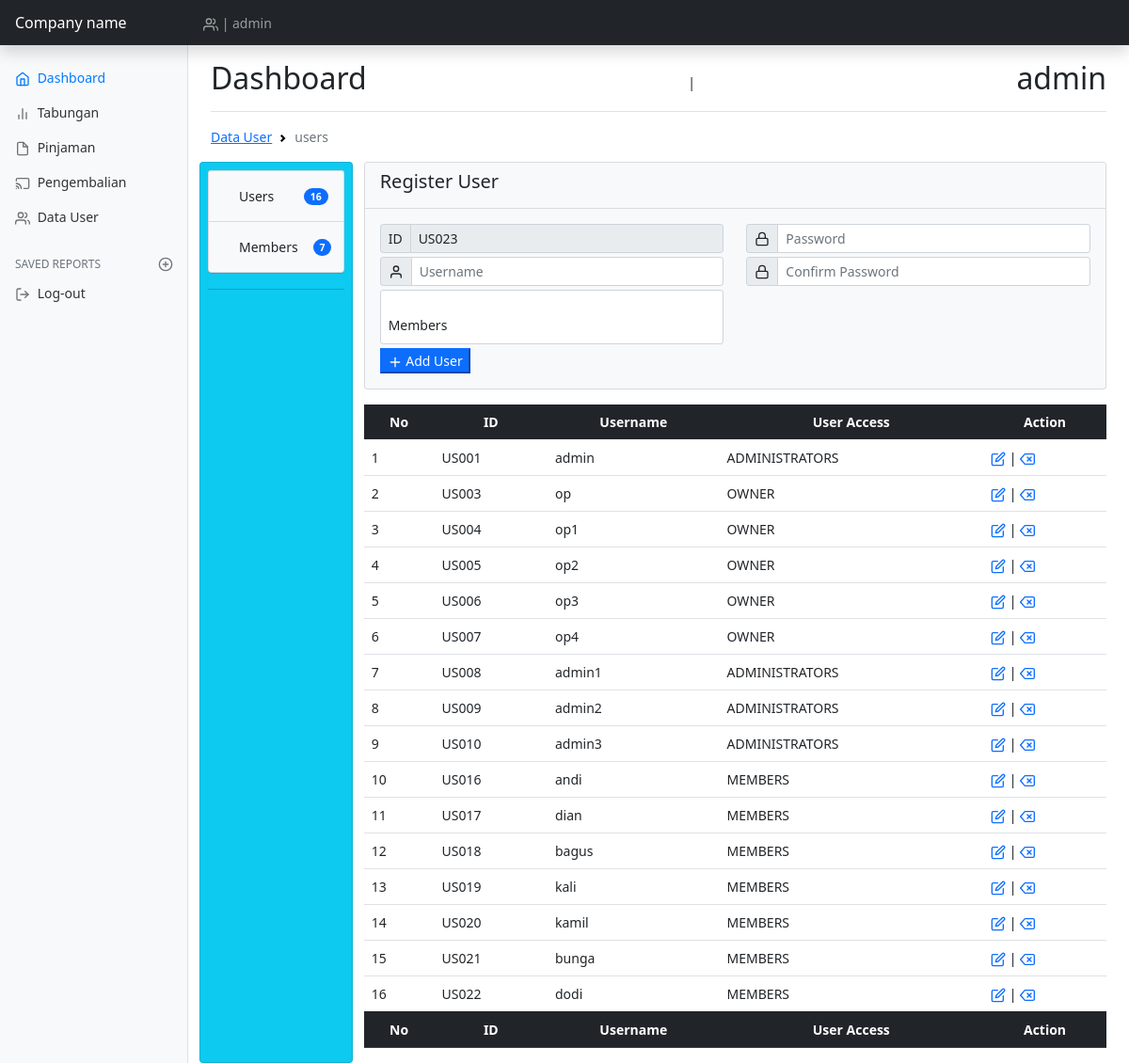
Page /views/index.php?page=data_user (signed in) on the committed database.
### tables this page shows
CREATE TABLE `tb_rols` (
  `id_rolsuser` char(5) NOT NULL,
  `id_level_user` char(5) NOT NULL,
  `id_user` char(5) NOT NULL
);

CREATE TABLE `tb_user` (
  `id_user` char(5) NOT NULL,
  `user` varchar(10) NOT NULL,
  `pass` varchar(225) NOT NULL,
  `confirm_pass` varchar(225) NOT NULL
);

CREATE TABLE `tb_level_user` (
  `id_level_user` char(5) NOT NULL,
  `name_level` varchar(15) NOT NULL
);

### views/admin/us/ambil_code.php (called while the page is built, shortened)
<?php
$query = "SELECT max(id_user) as maxKode FROM tb_user";
$hasil = mysqli_query($koneksi,$query);
$data = mysqli_fetch_array($hasil);
$kodeUser = $data['maxKode'];
$noUrut = (int) substr($kodeUser, 2, 3);
$noUrut++;
$char = "US";
$kodeUser = $char . sprintf("%03s", $noUrut);
?>

### views/admin/us/users.php (the view, shortened to what this page needs)
<?php require_once('ambil_code.php'); ?>
	<div class="row">
		<div class="col-sm-12">
			<div class="card mb-3 bg-light">
			<div class="card-header bg-light">
				<h5 class="card-title">Register User</h5>
			</div>
			<div class="card-body">
				<div class="row">
					<div class="col-sm-12">
					<form action="" method="post">
						<div class="row">
							<div class="col-sm-6">
								<div class="input-group input-group-sm mb-1">
								  <span class="input-group-text">ID</span>
								  <input type="text" class="form-control" name="id_user" readonly value="<?= $kodeUser; ?>">
								</div>
								<div class="input-group input-group-sm mb-1">
								  <span class="input-group-text"><span data-feather="user"></span></span>
								  <input type="text" class="form-control" name="user" required placeholder="Username" autofocus>
								</div>
								<div class="input-group input-group-sm mb-1 form-floating">
								  <select class="js-example-basic-single form-control" name="rols" id="floatingSelect" required aria-label="Floating label select example">
								  	<option value="LV03">Members</option>
								  </select>
								</div>
							</div>
							<div class="col-sm-6">
								<div class="input-group input-group-sm mb-1">
								  <span class="input-group-text" id="inputGroup-sizing-sm"><span data-feather="lock"></span></span>
								  <input type="password" class="form-control" name="pass" required placeholder="Password">
								</div>
								<div class="input-group input-group-sm mb-1">
								  <span class="input-group-text" id="inputGroup-sizing-sm"><span data-feather="lock"></span></span>
								  <input type="password" class="form-control" name="confirm_pass" required placeholder="Confirm Password">
								</div>
							</div>
						</div>
						<button type="submit" name="add" class="btn-md btn-primary"><span data-feather="plus"></span> Add User</button>
					</div>
				</div>
			</div>
		</div>
		</div>
		<div class="col-sm-12 table-responsive">
			<table id="example" class="display table" style="width:100%">
		        <thead class="text-center table-dark">
		            <tr>
		            	<th>No</th>
		                <th>ID</th>
		                <th>Username</th>
		                <th>User Access</th>
		                <th>Action</th>
		            </tr>
		        </thead>
		        <tbody>
		        	<?php
		        	$no=1;
		        	$sql = mysqli_query($koneksi, "select * from tb_user x inner join tb_rols y on y.id_user = x.id_user inner join tb_level_user z on z.id_level_user = y.id_level_user");
		        	while ($data = mysqli_fetch_array($sql)) {
		        		echo "<tr>
		        				<td>".$no++."</td>
				                <td>".$data['id_user']."</td>
				                <td>".$data['user']."</td>
				                <td>".$data['name_level']."</td>"; ?>
				                <td><a href="?us=update_user&edit=<?= $data['id_user']; ?>"><span data-feather='edit'></span></a> | <a href='?us=users&delete=<?= $data['id_user'] ?>' onclick="return confirm('Yakin mau di hapus?')"><span data-feather='delete'></span></a></td>
				            <?php "</tr>";
		        	}
		        	?>
		        </tbody>
		        <tfoot class="text-center table-dark">
		            <tr>
		            	<th>No</th>
		                <th>ID</th>
		                <th>Username</th>
		                <th>User Access</th>
		                <th>Action</th>
		            </tr>
		        </tfoot>
		    </table>
		</div>
	</div>

### rows in the picture
tb_rols: id_user "US001", id_user.user "admin", id_level_user.name_level "ADMINISTRATORS"
tb_rols: id_user "US003", id_user.user "op", id_level_user.name_level "OWNER"
tb_rols: id_user "US004", id_user.user "op1", id_level_user.name_level "OWNER"
tb_rols: id_user "US005", id_user.user "op2", id_level_user.name_level "OWNER"
tb_rols: id_user "US006", id_user.user "op3", id_level_user.name_level "OWNER"
tb_rols: id_user "US007", id_user.user "op4", id_level_user.name_level "OWNER"
tb_rols: id_user "US008", id_user.user "admin1", id_level_user.name_level "ADMINISTRATORS"
tb_rols: id_user "US009", id_user.user "admin2", id_level_user.name_level "ADMINISTRATORS"
tb_rols: id_user "US010", id_user.user "admin3", id_level_user.name_level "ADMINISTRATORS"
tb_rols: id_user "US016", id_user.user "andi", id_level_user.name_level "MEMBERS"
tb_rols: id_user "US017", id_user.user "dian", id_level_user.name_level "MEMBERS"
tb_rols: id_user "US018", id_user.user "bagus", id_level_user.name_level "MEMBERS"
tb_rols: id_user "US019", id_user.user "kali", id_level_user.name_level "MEMBERS"
tb_rols: id_user "US020", id_user.user "kamil", id_level_user.name_level "MEMBERS"
tb_rols: id_user "US021", id_user.user "bunga", id_level_user.name_level "MEMBERS"
tb_rols: id_user "US022", id_user.user "dodi", id_level_user.name_level "MEMBERS"

### other values in the picture
$_SESSION['user'] "admin"
$data['id'] "16"
$data['id'] "7"
